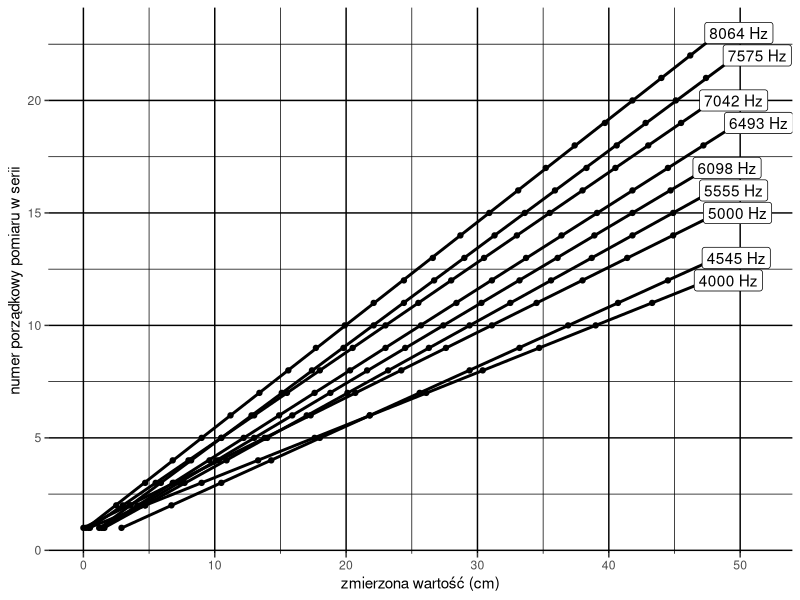
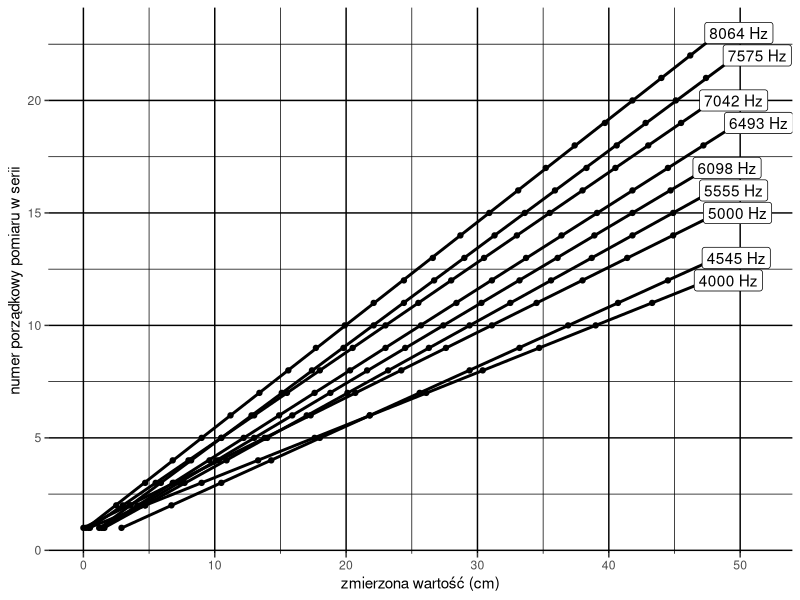

These figures' R source, in order:
# x1 <- c(
#   0.4,
#   4.7,
#   9,
#   13.3,
#   17.6,
#   21.8,
#   26.1,
#   30.4,
#   34.7,
#   39,
#   43.3,
#   47.6
# )
# 
# x2 <- c(
#   2.9,
# 6.7,
# 10.5,
# 14.3,
# 18,
# 21.8,
# 25.6,
# 29.4,
# 33.2,
# 36.9,
# 40.7,
# 44.5,
# 48.2
# )
# 
# x<-x2
# 
# y <- 1:length(x)
# 
# reg<-lm(x~y)
# reg$coefficients[2]
# summary(reg)
# 
# data_frame(x = x, y= y) |>
#   ggplot(aes(x = x, y = y)) +
#   geom_point() +
#   geom_smooth(method = "lm")

library(dplyr)
library(ggplot2)
library(tidyr)

df <- read.csv2("lab3/Pomiary.csv")
plot_df <- df |>
  mutate(no_in_series = 1:dim(df)[1]) |>
  pivot_longer(-no_in_series, names_to = "series") |>
  mutate(series = substring(series, 2)) |>
  filter(!is.na(value))
plot_df |>
  ggplot(aes(y = no_in_series, x = value, group = series)) +
  geom_point() +
  geom_smooth(method = "lm", colour = "black") +
  geom_errorbarh(aes(xmin = value - 0.1, xmax = value + 0.1), height = 0) +
  labs(
    y = "numer porządkowy pomiaru w serii",
    x = "zmierzona wartość (cm)"
  ) + 
  theme(
    legend.position = "none",
    panel.background = element_blank(),
    panel.grid = element_line(colour = "black")
  ) +
  geom_label(
    data = (
      plot_df |>
        group_by(series) |> 
        summarise(last = last(value), last_no = last(no_in_series))
    ),
    aes(x = last, y = last_no, label = paste(series, "Hz")),
    nudge_x = 1.5
  )

ggsave("lab3/wykres.pdf", device = cairo_pdf,
       width = 10, height = 6)

# Wyliczenia ze wzorów 4-6

data_frame(series_no = 1:length(df),
           freq = as.numeric(substring(colnames(df), 2))) |>
  mutate(
    period = round(1e6/(freq)),
         freq = 1e6/period,
         range = ifelse(freq<6000,
                        50,
                        20),
         period_uncertainty = sqrt(2*(range/(5*sqrt(3)))^2),
  ) |>
  select(-freq, freq) |>
  mutate(
    freq_uncertainty = 1e6*period_uncertainty/(period^2)
  ) |>
  # mutate(podz = period/range)
  write.table("lab3/okresy_i_czest.txt",
              col.names = c("seria","Ts","z(Ts)","u(Ts)","f","u(f)"),
              quote = FALSE, dec = ",", sep = "\t", row.names = FALSE)

df |>
  mutate(no_in_series = 1:dim(df)[1], .before = 1) |>
  write.table("lab3/odczyty_x.txt",
              col.names = c("Lp","s1","s2","s3","s4","s5","s6","s7","s8","s9"),
              quote = FALSE, dec = ",", sep = "\t", row.names = FALSE,
              na = "")
  